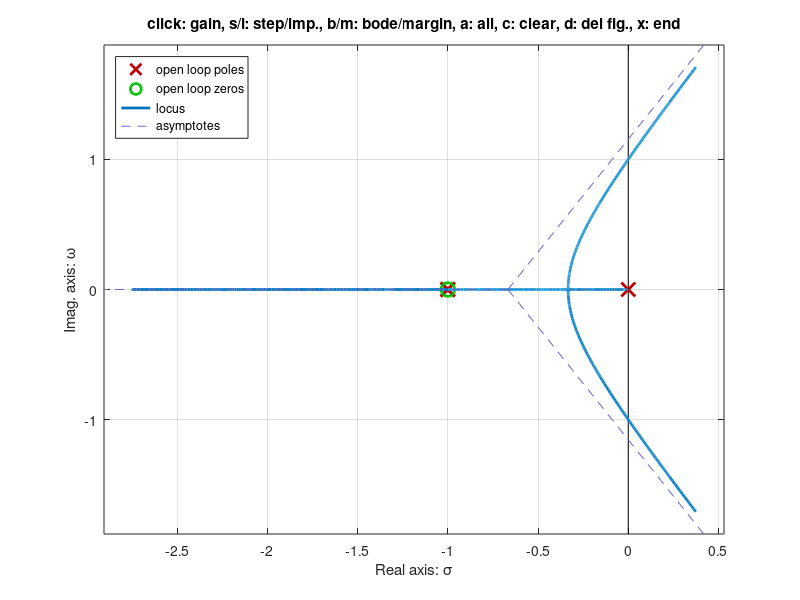

This chart was generated by the following MATLAB code:
close all; clear all; history -c; clc;
pkg load control;

s = tf('s');
G4 = 1.24/(s + 1)^3;
% Se añade un compensador PI para cancelar el polo dominante:
Ti = 1/1;
PI = (s + 1/Ti)/s;

% Para un sobrepasamiento máximo del 4% corresponde a un cierto valor de psita
% el cual se puede calcular a continuación:
psita = sqrt((log(0.04)^2)/(pi^2 + log(0.04)^2))     % psita = 0.7156
% Se verifica donde coinciden los valores de psita con el LdR mediante el rlocus
rlocus(minreal(PI*G4)); sgrid(psita, [20 40 60 80])

s1 = -0.294 + j*0.287;
G4PI = minreal(G4*PI)
Kp = 1/abs(1.24/(s1^3 + 2*s1^2 + s1))                % Kp = 0.1924
% Verificamos este resultado mediante el rlocusx():
rlocusx(G4*PI)                                       % Kp = 0.19 aprox.
